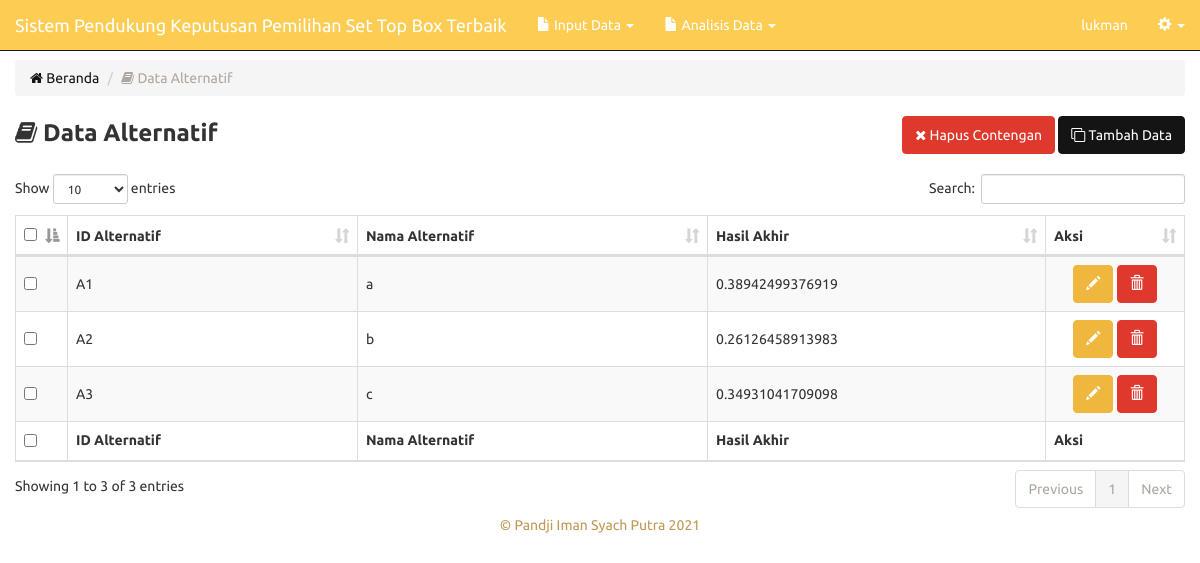
/data-alternatif.php (signed in), run on the app's committed database.
### tables this page shows
CREATE TABLE `ahp_data_alternatif` (
  `id_alternatif` varchar(2) NOT NULL,
  `nama_alternatif` varchar(45) NOT NULL,
  `hasil_akhir` double NOT NULL,
  `id_pengguna` varchar(3) NOT NULL
);

### includes/alternatif.inc.php (called while the page is built, shortened)
<?php
class Alternatif{
	private $conn;
	private $table_name = "ahp_data_alternatif";
	public function __construct($db){
		$this->conn = $db;
	}
	function readAll(){
		$query = "SELECT * FROM ".$this->table_name." where id_pengguna='$_SESSION[id_pengguna]' ORDER BY id_alternatif ASC";
		$stmt = $this->conn->prepare( $query );
		$stmt->execute();
		return $stmt;
	}
	function countAll(){
		$query = "SELECT * FROM ".$this->table_name." where id_pengguna='$_SESSION[id_pengguna]' ORDER BY id_alternatif ASC";
		$stmt = $this->conn->prepare( $query );
		$stmt->execute();
		return $stmt->rowCount();
	}
}
?>

### data-alternatif.php (the view, shortened to what this page needs)
<?php
include_once 'header.php';
include_once 'includes/alternatif.inc.php';
$pro = new Alternatif($db);
$stmt = $pro->readAll();
            ?>
<div class="row">
	<div class="col-xs-13 col-sm-13 col-md-12">
    <br>
      <br>
      <br>
	<ol class="breadcrumb">
	  <li><a href="main.php"><span class="fa fa-home"></span> Beranda</a></li>
	  <li class="active"><span class="fa fa-book"></span> Data Alternatif</li>
	</ol>
<form method="post">
	<div class="row">
		<div class="col-md-6 text-left">
			<strong style="font-size:18pt;"><span class="fa fa-book"></span> Data Alternatif</strong>
		</div>
		<div class="col-md-6 text-right">
            <button type="submit" name="hapus-contengan" class="btn btn-danger"><span class="fa fa-close"></span> Hapus Contengan</button>
			<button type="button" onclick="location.href='data-alternatif-baru.php'" class="btn btn-primary"><span class="fa fa-clone"></span> Tambah Data</button>
		</div>
	</div>
	<br/>
	<table width="100%" class="table table-striped table-bordered" id="tabeldata">
        <thead>
            <tr>
                <th width="10px"><input type="checkbox" name="select-all" id="select-all" /></th>
                <th>ID Alternatif</th>
                <th>Nama Alternatif</th>
                <th>Hasil Akhir</th>
                <th width="100px">Aksi</th>
            </tr>
        </thead>
        <tfoot>
            <tr>
                <th><input type="checkbox" name="select-all2" id="select-all2" /></th>
                <th>ID Alternatif</th>
                <th>Nama Alternatif</th>
                <th>Hasil Akhir</th>
                <th>Aksi</th>
            </tr>
        </tfoot>
        <tbody>
<?php
while ($row = $stmt->fetch(PDO::FETCH_ASSOC)){
?>
            <tr>
                <td style="vertical-align:middle;"><input type="checkbox" value="<?php echo $row['id_alternatif'] ?>" name="checkbox[]" /></td>
                <td style="vertical-align:middle;"><?php echo $row['id_alternatif'] ?></td>
                <td style="vertical-align:middle;"><?php echo $row['nama_alternatif'] ?></td>
                <td style="vertical-align:middle;"><?php echo $row['hasil_akhir'] ?></td>
                <td class="text-center" style="vertical-align:middle;">
					<a href="data-alternatif-ubah.php?id=<?php echo $row['id_alternatif'] ?>" class="btn btn-warning"><span class="glyphicon glyphicon-pencil" aria-hidden="true"></span></a>
					<a href="data-alternatif-hapus.php?id=<?php echo $row['id_alternatif'] ?>" onclick="return confirm('Yakin ingin menghapus data')" class="btn btn-danger"><span class="glyphicon glyphicon-trash" aria-hidden="true"></span></a>
			    </td>
            </tr>
<?php
}
?>
        </tbody>
    </table>
</form>
</div>
</div>
<?php
include_once 'footer.php';
?>

### data on the page
ahp_data_alternatif: id_alternatif "A1", nama_alternatif "a", hasil_akhir "0.38942499376919"
ahp_data_alternatif: id_alternatif "A2", nama_alternatif "b", hasil_akhir "0.26126458913983"
ahp_data_alternatif: id_alternatif "A3", nama_alternatif "c", hasil_akhir "0.34931041709098"

### other printed values
$_SESSION['nama_lengkap'] "lukman"
